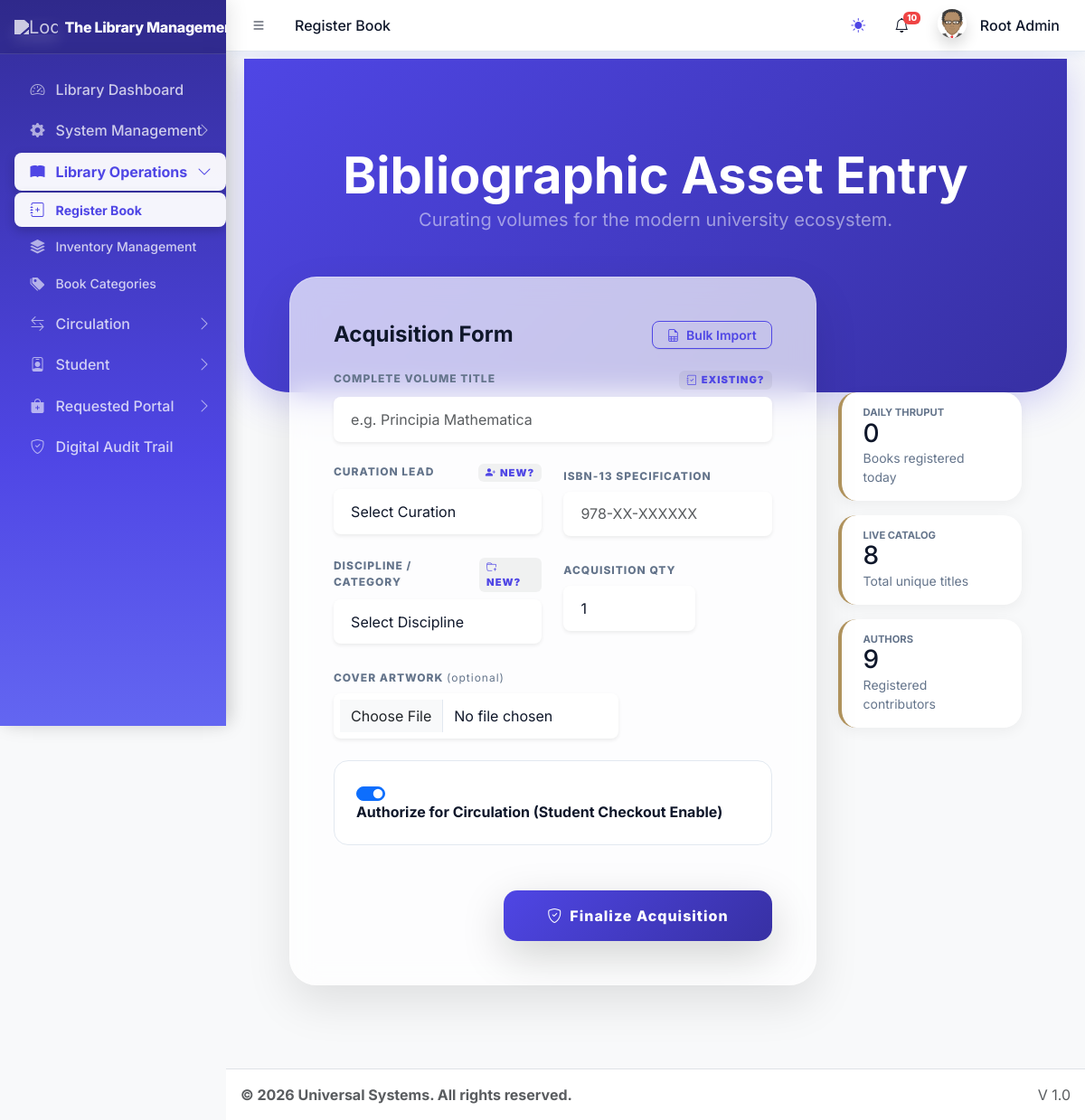
Screenshot of /dashboards/librarian/register_book.php (signed in) with the database file from the repository.
### tables this page shows
CREATE TABLE `sys_pages` (
  `id` int(11) NOT NULL,
  `parent_id` int(11) DEFAULT 0,
  `page_name` varchar(100) NOT NULL,
  `page_url` varchar(255) DEFAULT '#',
  `icon_class` varchar(50) DEFAULT 'bi bi-circle',
  `sort_order` int(11) DEFAULT 0
);

### core/library_functions.php (called while the page is built, shortened)
<?php
class Library {
    private $pdo;
    public function __construct($pdo) {
        $this->pdo = $pdo;
    }
    public function getUnreadNotifications($userId, $limit = 10) {
        try {
            $stmt = $this->pdo->prepare("SELECT * FROM lib_notifications WHERE user_id = ? AND is_read = 0 ORDER BY created_at DESC LIMIT ?");
            $stmt->bindValue(1, $userId, PDO::PARAM_INT);
            $stmt->bindValue(2, (int)$limit, PDO::PARAM_INT);
            $stmt->execute();
            return $stmt->fetchAll();
        } catch (PDOException $e) { return []; }
    }
}
?>

### dashboards/librarian/register_book.php (the view, shortened to what this page needs)
<?php
require_once '../../core/db.php';
$mysqli = new mysqli(DB_HOST, DB_USER, DB_PASS, DB_NAME);
require_once '../../includes/header.php';
?>
<div class="premium-header-bg text-center text-white">
    <div class="container">
        <h1 class="display-4 fw-900 mb-0 tracking-tighter">Bibliographic Asset Entry</h1>
        <p class="opacity-50 fs-5">Curating volumes for the modern university ecosystem.</p>
    </div>
</div>
<div class="container mb-5">
    <div class="row justify-content-center">
        <div class="col-lg-8">
            <div class="glass-card shadow-2xl p-4 p-md-5">
                <div class="d-flex justify-content-between align-items-center mb-4">
                    <h4 class="fw-bold m-0 text-dark">Acquisition Form</h4>
                    <button class="btn btn-sm btn-outline-primary rounded-pill px-3" type="button" data-bs-toggle="collapse" data-bs-target="#bulkImportCol">
                        <i class="bi bi-file-earmark-spreadsheet me-1"></i> Bulk Import
                    </button>
                </div>
                <form action="register_book.php" method="POST" class="needs-validation" enctype="multipart/form-data" novalidate>
                    <div class="row g-4">
                        <div class="col-12">
                            <label for="title" class="form-label d-flex justify-content-between">
                                Complete Volume Title
                                <span class="switch-link" onclick="toggleOption('volume')">
                                    <i class="bi bi-journal-check me-1"></i>Existing?
                                </span>
                            </label>
                            <div id="volume_input_wrap">
                                <input type="text" name="title" id="title" class="form-control premium-input border-0 shadow-sm" placeholder="e.g. Principia Mathematica" required>
                            </div>
                        </div>
                        <div class="col-md-6">
                            <label for="author" class="form-label d-flex justify-content-between">
                                Curation Lead
                                <span class="switch-link" onclick="toggleOption('author')">
                                    <i class="bi bi-person-plus-fill me-1"></i>New?
                                </span>
                            </label>
                            <div id="author_select_wrap">
                                <select name="author" id="author" class="form-select premium-input border-0 shadow-sm">
                                    <option value="" selected disabled>Select Curation</option>
                                </select>
                            </div>
                        </div>
                        <div class="col-md-6">
                            <label for="isbn" class="form-label">ISBN-13 Specification</label>
                            <input type="text" name="isbn" id="isbn" class="form-control premium-input border-0 shadow-sm" placeholder="978-XX-XXXXXX" required>
                        </div>
                        <div class="col-md-6">
                            <label for="category" class="form-label d-flex justify-content-between">
                                Discipline / Category
                                <span class="switch-link" onclick="toggleOption('category')">
                                    <i class="bi bi-folder-plus me-1"></i>New?
                                </span>
                            </label>
                            <div id="category_select_wrap">
                                <select name="category" id="category" class="form-select premium-input border-0 shadow-sm">
                                    <option value="" selected disabled>Select Discipline</option>
                                </select>
                            </div>
                        </div>
                        <div class="col-md-4">
                            <label for="total_copies" class="form-label">Acquisition Qty</label>
                            <input type="number" name="total_copies" id="total_copies" class="form-control premium-input border-0 shadow-sm" min="1" value="1" required>
                        </div>
                        <div class="col-md-8">
                            <label for="cover_image" class="form-label">Cover Artwork <span class="text-muted fw-normal text-lowercase">(Optional)</span></label>
                            <input type="file" name="cover_image" id="cover_image" class="form-control premium-input border-0 shadow-sm bg-white" accept="image/jpeg, image/png, image/jpg">
                        </div>
                        <div class="col-12">
                            <div class="form-check form-switch p-4 bg-white bg-opacity-50 rounded-4 border border-white">
                                <input class="form-check-input ms-0 me-3" type="checkbox" name="is_issueable" id="is_issueable" checked>
                                <label class="form-check-label fw-bold text-premium" for="is_issueable">
                                    Authorize for Circulation (Student Checkout Enable)
                                </label>
                            </div>
                        </div>
                    </div>
                    <div class="mt-5 d-flex gap-3 justify-content-end">
                        <button type="submit" name="submit" class="btn btn-assimilate shadow-lg">
                            <i class="bi bi-shield-check me-2"></i>Finalize Acquisition
                        </button>
                    </div>
                </form>
            </div>
        </div>
        <div class="col-lg-3 mt-4 mt-lg-0">
            <div class="stat-badge mb-3">
                <div class="text-muted extra-small text-uppercase fw-bold">Daily Thruput</div>
                <div class="h3 fw-900 mb-0"><?= $mysqli->query("SELECT COUNT(*) FROM lib_books WHERE DATE(created_at) = CURDATE()")->fetch_row()[0] ?></div>
                <div class="text-muted small">Books registered today</div>
            </div>
            <div class="stat-badge mb-3">
                <div class="text-muted extra-small text-uppercase fw-bold">Live Catalog</div>
                <div class="h3 fw-900 mb-0"><?= $mysqli->query("SELECT id FROM lib_books")->num_rows ?></div>
                <div class="text-muted small">Total unique titles</div>
            </div>
            <div class="stat-badge">
                <div class="text-muted extra-small text-uppercase fw-bold">Authors</div>
                <div class="h3 fw-900 mb-0"><?= $mysqli->query("SELECT id FROM lib_authors")->num_rows ?></div>
                <div class="text-muted small">Registered contributors</div>
            </div>
        </div>
    </div>
</div>
<?php
require_once '../../includes/footer.php';
?>

### includes/header.php (shortened to what this page needs)
<?php
require_once __DIR__ . '/../core/session.php';
$settings = [];
$stmt = $pdo->query("SELECT * FROM system_settings");
while ($row = $stmt->fetch()) {
    $settings[$row['setting_key']] = $row['setting_value'];
}
$current_url = substr($_SERVER['SCRIPT_NAME'], strlen('/universal/'));
$pageStmt = $pdo->prepare("SELECT * FROM sys_pages WHERE page_url LIKE ? LIMIT 1");
$pageStmt->execute(["%$current_url%"]);
$currentPageData = $pageStmt->fetch();
$pageTitle = $currentPageData['page_name'] ?? 'Dashboard';
?>
<!DOCTYPE html>
<html lang="en"> <head>
    <link rel="stylesheet" href="<?= BASE_URL ?>assets/css/bootstrap.min.css" />
    <link rel="stylesheet" href="<?= BASE_URL ?>assets/css/bootstrap-icons.css" />
    <link rel="stylesheet" href="<?= BASE_URL ?>assets/css/adminlte.min.css" />
    <link rel="stylesheet" href="<?= BASE_URL ?>assets/css/theme.css?v=8.0" />
    <?php
    require_once __DIR__ . '/../core/library_functions.php';
    $lib = new Library($pdo);
    $unreadNotifs = $lib->getUnreadNotifications($_SESSION['user_id']);
    $unreadCount = count($unreadNotifs);
    ?>
</head>
<body class="layout-fixed sidebar-expand-lg bg-body-tertiary">
<div class="app-wrapper">
    <nav class="app-header navbar navbar-expand bg-body">
        <div class="container-fluid">
            <ul class="navbar-nav">
                <li class="nav-item"> <a class="nav-link" id="sidebar-toggle-btn" data-lte-toggle="sidebar" href="#" role="button"><i class="bi bi-list"></i></a> </li>
                <li class="nav-item d-none d-md-block"> <a href="#" class="nav-link"><?= $pageTitle ?></a> </li>
            </ul>
            <ul class="navbar-nav ms-auto">
                 <li class="nav-item">
                    <button class="btn btn-link nav-link" id="theme-toggle" type="button">
                        <i class="bi bi-sun-fill" id="theme-icon"></i>
                    </button>
                </li>
                <li class="nav-item dropdown">
                    <a class="nav-link" data-bs-toggle="dropdown" href="#" aria-expanded="false">
                        <i class="bi bi-bell"></i>
                        <?php if($unreadCount > 0): ?>
                            <span class="navbar-badge badge text-bg-danger" style="font-size: 0.6rem; padding: 2px 4px;"><?= $unreadCount ?></span>
                        <?php endif; ?>
                    </a>
                </li>
                <li class="nav-item dropdown user-menu">
                    <a href="#" class="nav-link dropdown-toggle" data-bs-toggle="dropdown">
                        <img src="<?= !empty($_SESSION['avatar']) ? $_SESSION['avatar'] : BASE_URL.'assets/img/avatar.png' ?>" class="user-image rounded-circle shadow" alt="User Image">
                        <span class="d-none d-md-inline ms-1"><?= htmlspecialchars($_SESSION['name']) ?></span>
                    </a>
                </li>
            </ul>
        </div>
    </nav>
    <?php include 'sidebar.php'; ?>
    <main class="app-main">
        <div class="app-content">
            <div class="container-fluid">

### includes/sidebar.php (shortened to what this page needs)
<aside class="app-sidebar bg-body-secondary shadow">
    <div class="sidebar-brand d-flex align-items-center justify-content-between px-3">
        <a href="<?= BASE_URL ?>index.php" class="brand-link flex-grow-1">
            <img src="<?= $settings['system_logo'] ?>" alt="Logo" class="brand-image opacity-75 shadow">
            <span class="brand-text fw-light"><?= $settings['system_name'] ?></span>
        </a>
    </div>
    <div class="sidebar-wrapper">
        <nav class="mt-2">
            <ul class="nav sidebar-menu flex-column" data-lte-toggle="treeview" role="menu" data-accordion="false">
                <?php
                function isMenuPageActive($pdo, $pageId, $currentBasename, $userRole)
                {
                    $stmt = $pdo->prepare("SELECT page_url FROM sys_pages WHERE id = ?");
                    $stmt->execute([$pageId]);
                    $page = $stmt->fetch();
                    if ($page && $page['page_url'] !== '#' && basename($page['page_url']) === $currentBasename) {
                        return true;
                    }
                    $sql = "
                        SELECT p.id FROM sys_pages p
                        JOIN role_access ra ON p.id = ra.page_id
                        WHERE p.parent_id = ? AND ra.role_key = ?
                    ";
                    $stmt = $pdo->prepare($sql);
                    $stmt->execute([$pageId, $userRole]);
                    $children = $stmt->fetchAll();
                    foreach ($children as $child) {
                        if (isMenuPageActive($pdo, $child['id'], $currentBasename, $userRole)) {
                            return true;
                        }
                    }
                    return false;
                }
                function buildMenu($pdo, $parentId = 0, $userRole, $currentBasename, $skipIds = [])
                {
                    $sql = "
                        SELECT p.* FROM sys_pages p
                        JOIN role_access ra ON p.id = ra.page_id
                        WHERE p.parent_id = ? AND ra.role_key = ?
                        ORDER BY p.sort_order ASC
                    ";
                    $stmt = $pdo->prepare($sql);
                    $stmt->execute([$parentId, $userRole]);
                    $items = $stmt->fetchAll();
                    foreach ($items as $item) {
                        $childStmt = $pdo->prepare("SELECT COUNT(*) FROM sys_pages WHERE parent_id = ?");
                        $childStmt->execute([$item['id']]);
                        $hasChildren = $childStmt->fetchColumn() > 0;
                        $isActive = isMenuPageActive($pdo, $item['id'], $currentBasename, $userRole);
                        $menuOpen = ($hasChildren && $isActive) ? 'menu-open' : '';
                        $activeClass = $isActive ? 'active' : '';
                        echo '<li class="nav-item ' . $menuOpen . '">';
                        echo '<a href="' . ($hasChildren ? '#' : BASE_URL . $item['page_url']) . '" class="nav-link ' . $activeClass . '">';
                        echo '<i class="nav-icon ' . $item['icon_class'] . '"></i>';
                        echo '<p>' . htmlspecialchars($item['page_name']);
                        if ($hasChildren) {
                            echo '<i class="nav-arrow bi bi-chevron-right"></i>';
                        }
                        echo '</p></a>';
                        if ($hasChildren) {
                            echo '<ul class="nav nav-treeview">';
                            buildMenu($pdo, $item['id'], $userRole, $currentBasename, $skipIds);
                            echo '</ul>';
                        }
                        echo '</li>';
                    }
                }
                $currentBasename = basename($_SERVER['PHP_SELF']);
                $userRole = $_SESSION['role'] ?? '';
                buildMenu($pdo, 0, $userRole, $currentBasename);
                ?>
            </ul>
        </nav>
    </div>
</aside>

### rows the page displays
sys_pages: page_name "Register Book"
sys_pages: page_name "Library Dashboard"
sys_pages: page_name "System Management"
sys_pages: page_name "Library Operations"
sys_pages: page_name "Inventory Management"
sys_pages: page_name "Book Categories"
sys_pages: page_name "Circulation"
sys_pages: page_name "Student"
sys_pages: page_name "Requested Portal"
sys_pages: page_name "Digital Audit Trail"

### other values shown
$unreadCount "10"
$_SESSION['name'] "Root Admin"
$settings['system_name'] "The Library…"
$mysqli->query("SELECT id FROM lib_books")->num_rows "8"
$mysqli->query("SELECT id FROM lib_authors")->num_rows "9"
$settings['footer_text'] "© 2026 Universal Systems. All rights reserved."
